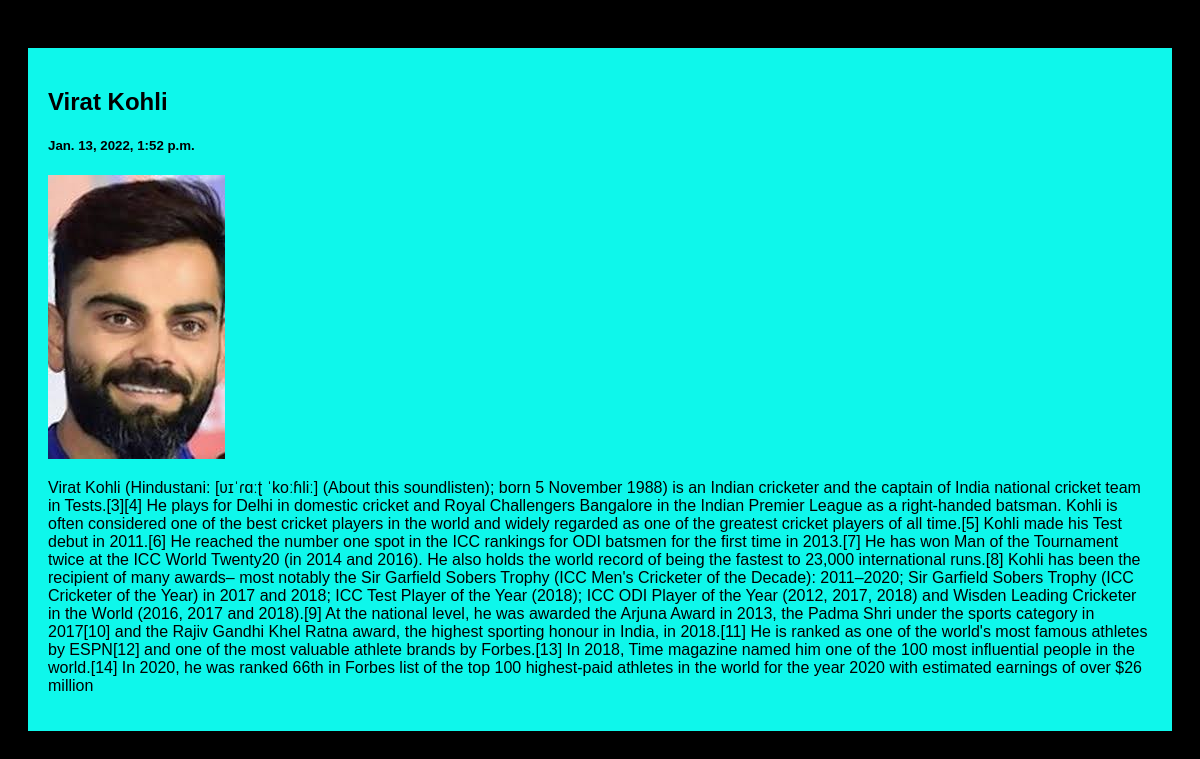
/post/1, run on the app's committed database.
### posts/models.py (models this page shows, shortened)
class Post(models.Model):
    title = models.CharField(max_length=100,default=None)
    body = models.CharField(max_length=1000000,default=None)
    user = models.TextField(default=None)
    image = models.ImageField(upload_to='images/',height_field=None, width_field=None, max_length=100,default=None,blank=True,null=True)
    created_at = models.DateTimeField(default=datetime.now, blank=True,null=True)

### posts/views.py (the view)
# urls.py: path('post/<str:pk>',views.post,name='post'),
def post(request,pk):
    post = Post.objects.get(id=pk)
    return render(request,'post.html',{'post':post})

### templates/post.html (shortened to what this page needs)
{% load static %}
<!DOCTYPE html>
<html>
<head>
</head>
<body>
<div class="row">
  <div class="leftcolumn">
    <div class="card">
        <h2>{{post.title}}</h2>
        <h5>{{post.created_at}}</h5>
        <img src="{{post.image.url}}">
        <p>{{post.body}}</p>
    </div>
  </div>
</div>
</body>
</html>

### templates/post.html (style rules this page uses)
* { box-sizing: border-box; }
body { font-family: Arial; padding: 20px; background: black; }
.leftcolumn { float: left; width: 100%; }
.card { background-color: rgb(14, 247, 235); padding: 20px; margin-top: 20px; }
.row:after { content: ""; display: table; clear: both; }

### data on the page
Post: title "Virat Kohli", created_at "Jan. 13, 2022, 1:52 p.m.", image (picture), body "Virat Kohli (Hindustani: [ʋɪˈɾɑːʈ ˈkoːɦliː] (About this soundlisten); born 5 November 1988) is an Indian cricketer and the captain of India national cricket team in Tests.[3][4] He plays for Delhi in domestic cricket and Royal Challengers Bangalore in the Indian Premier League as a right-handed batsman. Kohli is often considered one of the best cricket players in the world and widely regarded as one of the greatest cricket players of all time.[5] Kohli made his Test debut in 2011.[6] He reached the number one spot in the ICC rankings for ODI batsmen for the first time in 2013.[7] He has won Man of the Tournament twice at the ICC World Twenty20 (in 2014 and 2016). He also holds the world…"
